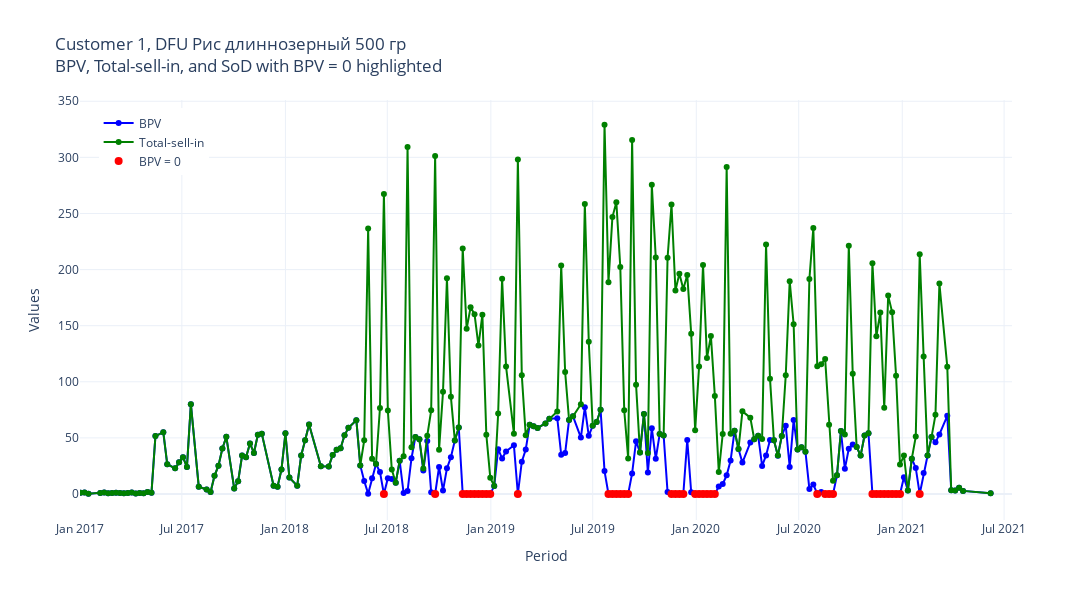
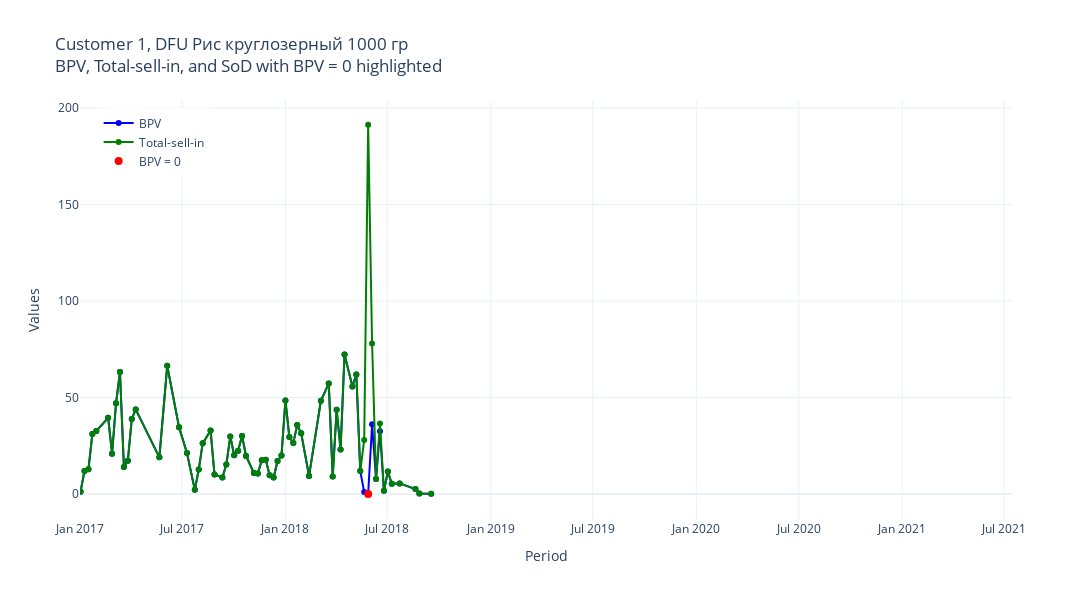
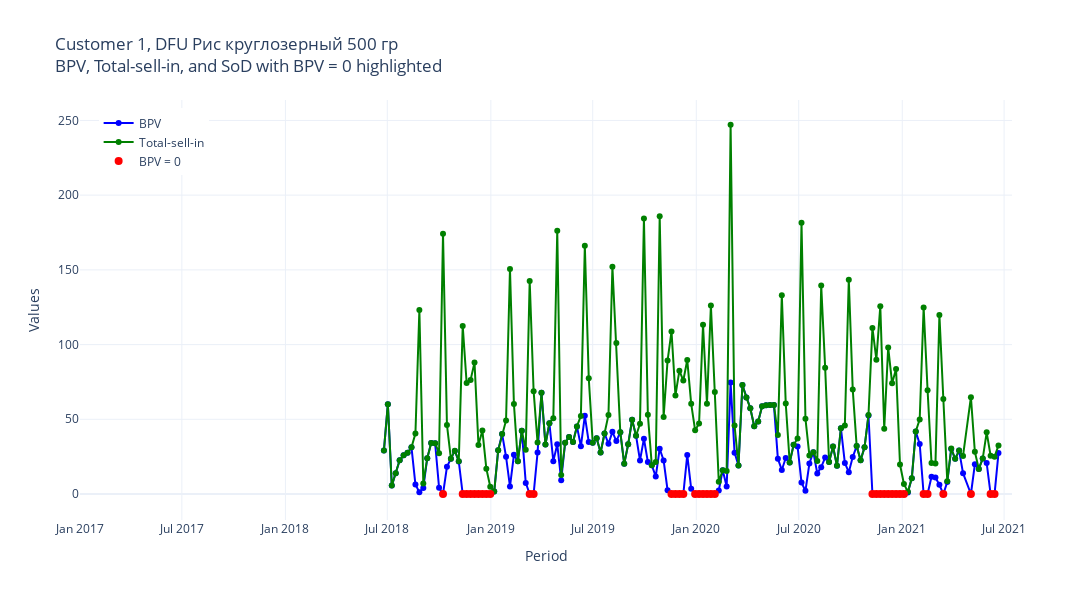
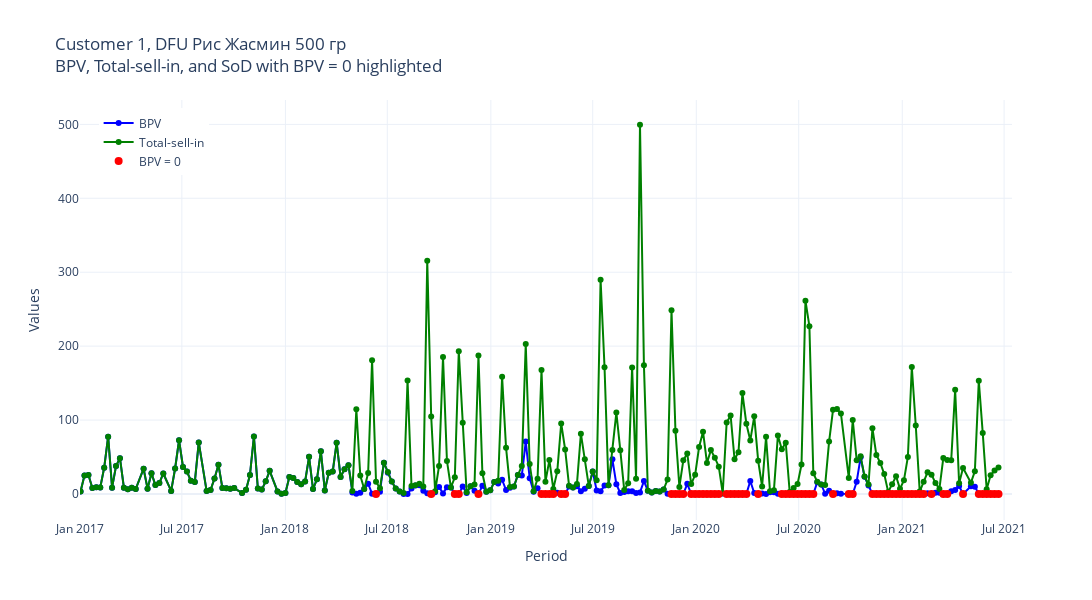

Notebook cell for these charts, in order:
### Code cell
import plotly.graph_objects as go

customer_data = sales_df_cleaned[sales_df_cleaned['Customer'] == 1]

dfu_list = customer_data['DFU'].unique()

for dfu in dfu_list:
    dfu_data = customer_data[customer_data['DFU'] == dfu]
    
    dfu_data = dfu_data.sort_values(by='Period')
    
    fig = go.Figure()
    fig.add_trace(go.Scatter(
        x=dfu_data['Period'], y=dfu_data['BPV'], mode='lines+markers', name='BPV',
        line=dict(color='blue', width=2)
    ))
    fig.add_trace(go.Scatter(
        x=dfu_data['Period'], y=dfu_data['Total Sell-in'], mode='lines+markers', name='Total-sell-in',
        line=dict(color='green', width=2)
    ))
    
    zero_bpv_points = dfu_data[dfu_data['BPV'] == 0]
    fig.add_trace(go.Scatter(
        x=zero_bpv_points['Period'], y=zero_bpv_points['BPV'], mode='markers',
        name='BPV = 0', marker=dict(color='red', size=8)
    ))
    
    min_date = dfu_data['Period'].min()
    
    fig.update_layout(
        title=f'Customer 1, DFU {dfu}<br>BPV, Total-sell-in, and SoD with BPV = 0 highlighted',
        xaxis_title='Period',
        yaxis_title='Values',
        template='plotly_white',
        width=1500,
        height=600,
        legend=dict(x=0.02, y=0.98),
        hovermode='x unified'
    )
    
    fig.update_xaxes(range=['2017-01-01', '2021-07-15'])
    
    fig.show()

### Figure 1 — Plotly figure (JSON) as saved in the notebook; plotly's stock layout.template omitted (floating-point values rounded to 4 significant figures; data arrays with more than 128 entries replaced by an {"elided": "..."} marker saying what was removed)
{"data": [{"line": {"color": "blue", "width": 2}, "mode": "lines+markers", "name": "BPV", "type": "scatter", "x": {"elided": "206 str values"}, "y": {"elided": "206 float values"}}, {"line": {"color": "green", "width": 2}, "mode": "lines+markers", "name": "Total-sell-in", "type": "scatter", "x": {"elided": "206 str values"}, "y": {"elided": "206 float values"}}, {"marker": {"color": "red", "size": 8}, "mode": "markers", "name": "BPV = 0", "type": "scatter", "x": ["2018-06-25T00:00:00", "2018-09-24T00:00:00", "2018-11-12T00:00:00", "2018-11-19T00:00:00", "2018-11-26T00:00:00", "2018-12-03T00:00:00", "2018-12-10T00:00:00", "2018-12-17T00:00:00", "2018-12-24T00:00:00", "2018-12-31T00:00:00", "2019-02-18T00:00:00", "2019-07-29T00:00:00", "2019-08-05T00:00:00", "2019-08-12T00:00:00", "2019-08-19T00:00:00", "2019-08-26T00:00:00", "2019-09-02T00:00:00", "2019-11-18T00:00:00", "2019-11-25T00:00:00", "2019-12-02T00:00:00", "2019-12-09T00:00:00", "2019-12-30T00:00:00", "2020-01-06T00:00:00", "2020-01-13T00:00:00", "2020-01-20T00:00:00", "2020-01-27T00:00:00", "2020-02-03T00:00:00", "2020-08-03T00:00:00", "2020-08-17T00:00:00", "2020-08-24T00:00:00", "2020-08-31T00:00:00", "2020-11-09T00:00:00", "2020-11-16T00:00:00", "2020-11-23T00:00:00", "2020-11-30T00:00:00", "2020-12-07T00:00:00", "2020-12-14T00:00:00", "2020-12-21T00:00:00", "2020-12-28T00:00:00", "2021-02-01T00:00:00"], "y": [0, 0, 0, 0, 0, 0, 0, 0, 0, 0, 0, 0, 0, 0, 0, 0, 0, 0, 0, 0, 0, 0, 0, 0, 0, 0, 0, 0, 0, 0, 0, 0, 0, 0, 0, 0, 0, 0, 0, 0]}], "layout": {"height": 600, "hovermode": "x unified", "legend": {"x": 0.02, "y": 0.98}, "title": {"text": "Customer 1, DFU Рис длиннозерный 500 гр<br>BPV, Total-sell-in, and SoD with BPV = 0 highlighted"}, "width": 1500, "xaxis": {"range": ["2017-01-01", "2021-07-15"], "title": {"text": "Period"}}, "yaxis": {"title": {"text": "Values"}}}}

### Figure 2 — Plotly figure (JSON) as saved in the notebook; plotly's stock layout.template omitted (floating-point values rounded to 4 significant figures)
{"data": [{"line": {"color": "blue", "width": 2}, "mode": "lines+markers", "name": "BPV", "type": "scatter", "x": ["2017-01-02T00:00:00", "2017-01-09T00:00:00", "2017-01-16T00:00:00", "2017-01-23T00:00:00", "2017-01-30T00:00:00", "2017-02-20T00:00:00", "2017-02-27T00:00:00", "2017-03-06T00:00:00", "2017-03-13T00:00:00", "2017-03-20T00:00:00", "2017-03-27T00:00:00", "2017-04-03T00:00:00", "2017-04-10T00:00:00", "2017-05-22T00:00:00", "2017-06-05T00:00:00", "2017-06-26T00:00:00", "2017-07-10T00:00:00", "2017-07-24T00:00:00", "2017-07-31T00:00:00", "2017-08-07T00:00:00", "2017-08-21T00:00:00", "2017-08-28T00:00:00", "2017-09-11T00:00:00", "2017-09-18T00:00:00", "2017-09-25T00:00:00", "2017-10-02T00:00:00", "2017-10-09T00:00:00", "2017-10-16T00:00:00", "2017-10-23T00:00:00", "2017-11-06T00:00:00", "2017-11-13T00:00:00", "2017-11-20T00:00:00", "2017-11-27T00:00:00", "2017-12-04T00:00:00", "2017-12-11T00:00:00", "2017-12-18T00:00:00", "2017-12-25T00:00:00", "2018-01-01T00:00:00", "2018-01-08T00:00:00", "2018-01-15T00:00:00", "2018-01-22T00:00:00", "2018-01-29T00:00:00", "2018-02-12T00:00:00", "2018-03-05T00:00:00", "2018-03-19T00:00:00", "2018-03-26T00:00:00", "2018-04-02T00:00:00", "2018-04-09T00:00:00", "2018-04-16T00:00:00", "2018-04-30T00:00:00", "2018-05-07T00:00:00", "2018-05-14T00:00:00", "2018-05-21T00:00:00", "2018-05-28T00:00:00", "2018-06-04T00:00:00", "2018-06-11T00:00:00", "2018-06-18T00:00:00", "2018-06-25T00:00:00", "2018-07-02T00:00:00", "2018-07-09T00:00:00", "2018-07-23T00:00:00", "2018-08-20T00:00:00", "2018-08-27T00:00:00", "2018-09-17T00:00:00"], "y": [1.23, 11.91, 12.82, 31.16, 32.7, 39.47, 20.88, 46.98, 63.19, 14.03, 17.27, 38.88, 43.85, 19.01, 66.43, 34.65, 21.31, 2.16, 12.68, 26.24, 32.92, 10.1, 8.574, 15.23, 29.75, 20.05, 22.48, 30.12, 19.71, 10.89, 10.67, 17.48, 17.75, 9.741, 8.511, 17.11, 19.89, 48.47, 29.5, 26.49, 35.78, 31.47, 9.363, 48.26, 57.31, 9.006, 43.65, 23.06, 72.32, 55.77, 61.95, 11.88, 0.984, 0, 36.11, 7.776, 32.57, 1.695, 11.66, 5.28, 5.487, 2.58, 0.237, 0.075]}, {"line": {"color": "green", "width": 2}, "mode": "lines+markers", "name": "Total-sell-in", "type": "scatter", "x": ["2017-01-02T00:00:00", "2017-01-09T00:00:00", "2017-01-16T00:00:00", "2017-01-23T00:00:00", "2017-01-30T00:00:00", "2017-02-20T00:00:00", "2017-02-27T00:00:00", "2017-03-06T00:00:00", "2017-03-13T00:00:00", "2017-03-20T00:00:00", "2017-03-27T00:00:00", "2017-04-03T00:00:00", "2017-04-10T00:00:00", "2017-05-22T00:00:00", "2017-06-05T00:00:00", "2017-06-26T00:00:00", "2017-07-10T00:00:00", "2017-07-24T00:00:00", "2017-07-31T00:00:00", "2017-08-07T00:00:00", "2017-08-21T00:00:00", "2017-08-28T00:00:00", "2017-09-11T00:00:00", "2017-09-18T00:00:00", "2017-09-25T00:00:00", "2017-10-02T00:00:00", "2017-10-09T00:00:00", "2017-10-16T00:00:00", "2017-10-23T00:00:00", "2017-11-06T00:00:00", "2017-11-13T00:00:00", "2017-11-20T00:00:00", "2017-11-27T00:00:00", "2017-12-04T00:00:00", "2017-12-11T00:00:00", "2017-12-18T00:00:00", "2017-12-25T00:00:00", "2018-01-01T00:00:00", "2018-01-08T00:00:00", "2018-01-15T00:00:00", "2018-01-22T00:00:00", "2018-01-29T00:00:00", "2018-02-12T00:00:00", "2018-03-05T00:00:00", "2018-03-19T00:00:00", "2018-03-26T00:00:00", "2018-04-02T00:00:00", "2018-04-09T00:00:00", "2018-04-16T00:00:00", "2018-04-30T00:00:00", "2018-05-07T00:00:00", "2018-05-14T00:00:00", "2018-05-21T00:00:00", "2018-05-28T00:00:00", "2018-06-04T00:00:00", "2018-06-11T00:00:00", "2018-06-18T00:00:00", "2018-06-25T00:00:00", "2018-07-02T00:00:00", "2018-07-09T00:00:00", "2018-07-23T00:00:00", "2018-08-20T00:00:00", "2018-08-27T00:00:00", "2018-09-17T00:00:00"], "y": [1.23, 11.91, 12.82, 31.16, 32.7, 39.47, 20.88, 46.98, 63.19, 14.03, 17.27, 38.88, 43.85, 19.01, 66.43, 34.65, 21.31, 2.16, 12.68, 26.24, 32.92, 10.1, 8.574, 15.23, 29.75, 20.05, 22.48, 30.12, 19.71, 10.89, 10.67, 17.48, 17.75, 9.741, 8.511, 17.11, 19.89, 48.47, 29.5, 26.49, 35.78, 31.47, 9.363, 48.26, 57.31, 9.006, 43.65, 23.06, 72.32, 55.77, 61.95, 11.88, 27.98, 191.4, 77.99, 7.776, 36.48, 1.695, 11.66, 5.28, 5.487, 2.58, 0.237, 0.075]}, {"marker": {"color": "red", "size": 8}, "mode": "markers", "name": "BPV = 0", "type": "scatter", "x": ["2018-05-28T00:00:00"], "y": [0]}], "layout": {"height": 600, "hovermode": "x unified", "legend": {"x": 0.02, "y": 0.98}, "title": {"text": "Customer 1, DFU Рис круглозерный 1000 гр<br>BPV, Total-sell-in, and SoD with BPV = 0 highlighted"}, "width": 1500, "xaxis": {"range": ["2017-01-01", "2021-07-15"], "title": {"text": "Period"}}, "yaxis": {"title": {"text": "Values"}}}}

### Figure 3 — Plotly figure (JSON) as saved in the notebook; plotly's stock layout.template omitted (floating-point values rounded to 4 significant figures; data arrays with more than 128 entries replaced by an {"elided": "..."} marker saying what was removed)
{"data": [{"line": {"color": "blue", "width": 2}, "mode": "lines+markers", "name": "BPV", "type": "scatter", "x": {"elided": "156 str values"}, "y": {"elided": "156 float values"}}, {"line": {"color": "green", "width": 2}, "mode": "lines+markers", "name": "Total-sell-in", "type": "scatter", "x": {"elided": "156 str values"}, "y": {"elided": "156 float values"}}, {"marker": {"color": "red", "size": 8}, "mode": "markers", "name": "BPV = 0", "type": "scatter", "x": ["2018-10-08T00:00:00", "2018-11-12T00:00:00", "2018-11-19T00:00:00", "2018-11-26T00:00:00", "2018-12-03T00:00:00", "2018-12-10T00:00:00", "2018-12-17T00:00:00", "2018-12-24T00:00:00", "2018-12-31T00:00:00", "2019-03-11T00:00:00", "2019-03-18T00:00:00", "2019-11-18T00:00:00", "2019-11-25T00:00:00", "2019-12-02T00:00:00", "2019-12-09T00:00:00", "2019-12-30T00:00:00", "2020-01-06T00:00:00", "2020-01-13T00:00:00", "2020-01-20T00:00:00", "2020-01-27T00:00:00", "2020-02-03T00:00:00", "2020-11-09T00:00:00", "2020-11-16T00:00:00", "2020-11-23T00:00:00", "2020-11-30T00:00:00", "2020-12-07T00:00:00", "2020-12-14T00:00:00", "2020-12-21T00:00:00", "2020-12-28T00:00:00", "2021-01-04T00:00:00", "2021-02-08T00:00:00", "2021-02-15T00:00:00", "2021-03-15T00:00:00", "2021-05-03T00:00:00", "2021-06-07T00:00:00", "2021-06-14T00:00:00"], "y": [0, 0, 0, 0, 0, 0, 0, 0, 0, 0, 0, 0, 0, 0, 0, 0, 0, 0, 0, 0, 0, 0, 0, 0, 0, 0, 0, 0, 0, 0, 0, 0, 0, 0, 0, 0]}], "layout": {"height": 600, "hovermode": "x unified", "legend": {"x": 0.02, "y": 0.98}, "title": {"text": "Customer 1, DFU Рис круглозерный 500 гр<br>BPV, Total-sell-in, and SoD with BPV = 0 highlighted"}, "width": 1500, "xaxis": {"range": ["2017-01-01", "2021-07-15"], "title": {"text": "Period"}}, "yaxis": {"title": {"text": "Values"}}}}

### Figure 4 — Plotly figure (JSON) as saved in the notebook; plotly's stock layout.template omitted (floating-point values rounded to 4 significant figures; data arrays with more than 128 entries replaced by an {"elided": "..."} marker saying what was removed)
{"data": [{"line": {"color": "blue", "width": 2}, "mode": "lines+markers", "name": "BPV", "type": "scatter", "x": {"elided": "227 str values"}, "y": {"elided": "227 float values"}}, {"line": {"color": "green", "width": 2}, "mode": "lines+markers", "name": "Total-sell-in", "type": "scatter", "x": {"elided": "227 str values"}, "y": {"elided": "227 float values"}}, {"marker": {"color": "red", "size": 8}, "mode": "markers", "name": "BPV = 0", "type": "scatter", "x": ["2018-06-11T00:00:00", "2018-09-17T00:00:00", "2018-10-29T00:00:00", "2018-11-05T00:00:00", "2018-12-10T00:00:00", "2019-04-01T00:00:00", "2019-04-08T00:00:00", "2019-04-15T00:00:00", "2019-04-22T00:00:00", "2019-05-06T00:00:00", "2019-05-13T00:00:00", "2019-11-18T00:00:00", "2019-11-25T00:00:00", "2019-12-02T00:00:00", "2019-12-09T00:00:00", "2019-12-23T00:00:00", "2019-12-30T00:00:00", "2020-01-06T00:00:00", "2020-01-13T00:00:00", "2020-01-20T00:00:00", "2020-01-27T00:00:00", "2020-02-03T00:00:00", "2020-02-10T00:00:00", "2020-02-24T00:00:00", "2020-03-02T00:00:00", "2020-03-09T00:00:00", "2020-03-16T00:00:00", "2020-03-23T00:00:00", "2020-03-30T00:00:00", "2020-04-20T00:00:00", "2020-06-01T00:00:00", "2020-06-08T00:00:00", "2020-06-15T00:00:00", "2020-06-22T00:00:00", "2020-06-29T00:00:00", "2020-07-06T00:00:00", "2020-07-13T00:00:00", "2020-07-20T00:00:00", "2020-07-27T00:00:00", "2020-08-31T00:00:00", "2020-09-28T00:00:00", "2020-10-05T00:00:00", "2020-11-09T00:00:00", "2020-11-16T00:00:00", "2020-11-23T00:00:00", "2020-11-30T00:00:00", "2020-12-07T00:00:00", "2020-12-14T00:00:00", "2020-12-21T00:00:00", "2020-12-28T00:00:00", "2021-01-04T00:00:00", "2021-01-11T00:00:00", "2021-01-18T00:00:00", "2021-01-25T00:00:00", "2021-02-01T00:00:00", "2021-02-08T00:00:00", "2021-02-22T00:00:00", "2021-03-15T00:00:00", "2021-03-22T00:00:00", "2021-04-19T00:00:00", "2021-05-17T00:00:00", "2021-05-24T00:00:00", "2021-05-31T00:00:00", "2021-06-07T00:00:00", "2021-06-14T00:00:00", "2021-06-21T00:00:00"], "y": [0, 0, 0, 0, 0, 0, 0, 0, 0, 0, 0, 0, 0, 0, 0, 0, 0, 0, 0, 0, 0, 0, 0, 0, 0, 0, 0, 0, 0, 0, 0, 0, 0, 0, 0, 0, 0, 0, 0, 0, 0, 0, 0, 0, 0, 0, 0, 0, 0, 0, 0, 0, 0, 0, 0, 0, 0, 0, 0, 0, 0, 0, 0, 0, 0, 0]}], "layout": {"height": 600, "hovermode": "x unified", "legend": {"x": 0.02, "y": 0.98}, "title": {"text": "Customer 1, DFU Рис Жасмин 500 гр<br>BPV, Total-sell-in, and SoD with BPV = 0 highlighted"}, "width": 1500, "xaxis": {"range": ["2017-01-01", "2021-07-15"], "title": {"text": "Period"}}, "yaxis": {"title": {"text": "Values"}}}}
